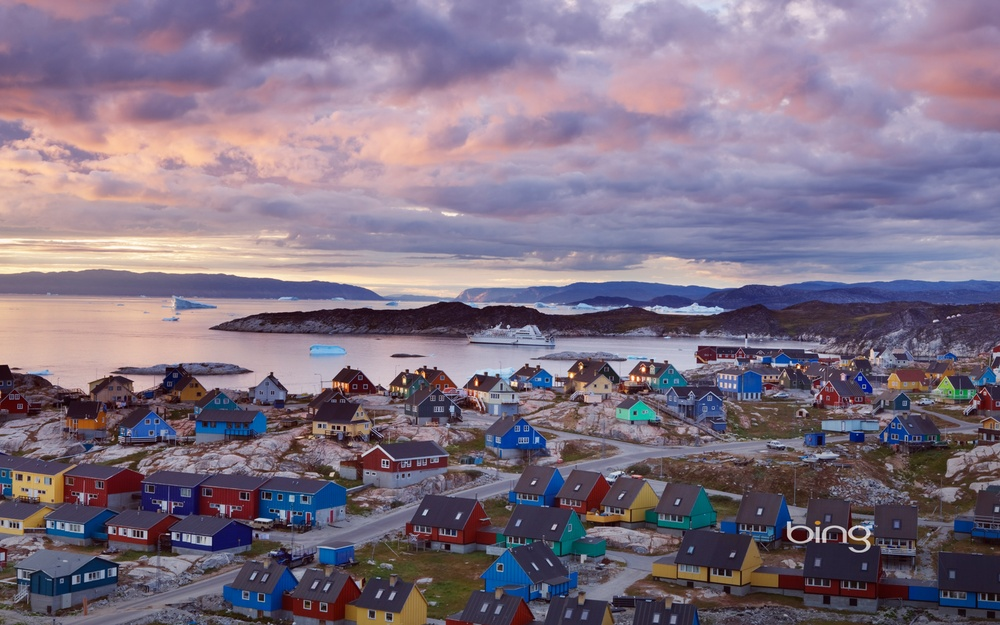
#> input picture grayscale_image.jpg, 1000 x 625 px, shrunk from 1920 x 1200 before the run
$ python convert_grayscale_to_rgb_and_vice_versa.py
#> lines starting #> are read from the running program, lines starting #| are printed output that depends on the picture
#Write a python program to convert gray scale to rgb and rgb to gray scale.

from PIL import Image

def grayscale_to_rgb(grayscale_image_path, output_path):
    # Open the grayscale image
#> called with grayscale_image_path = 'grayscale_image.jpg', output_path = 'output_rgb_image.jpg'
    grayscale_image = Image.open(grayscale_image_path)
#> grayscale_image is the input picture: PIL image 1000x625 RGB; mean R, G, B 126.6, 113.3, 131

    # Convert grayscale image to RGB
    rgb_image = grayscale_image.convert("RGB")

    # Save the RGB image
    rgb_image.save(output_path)

    print("Grayscale to RGB conversion successful.")

def rgb_to_grayscale(rgb_image_path, output_path):
    # Open the RGB image
#> called with rgb_image_path = 'output_rgb_image.jpg', output_path = 'output_grayscale_image.jpg'
    rgb_image = Image.open(rgb_image_path)

    # Convert RGB image to grayscale
    grayscale_image = rgb_image.convert("L")
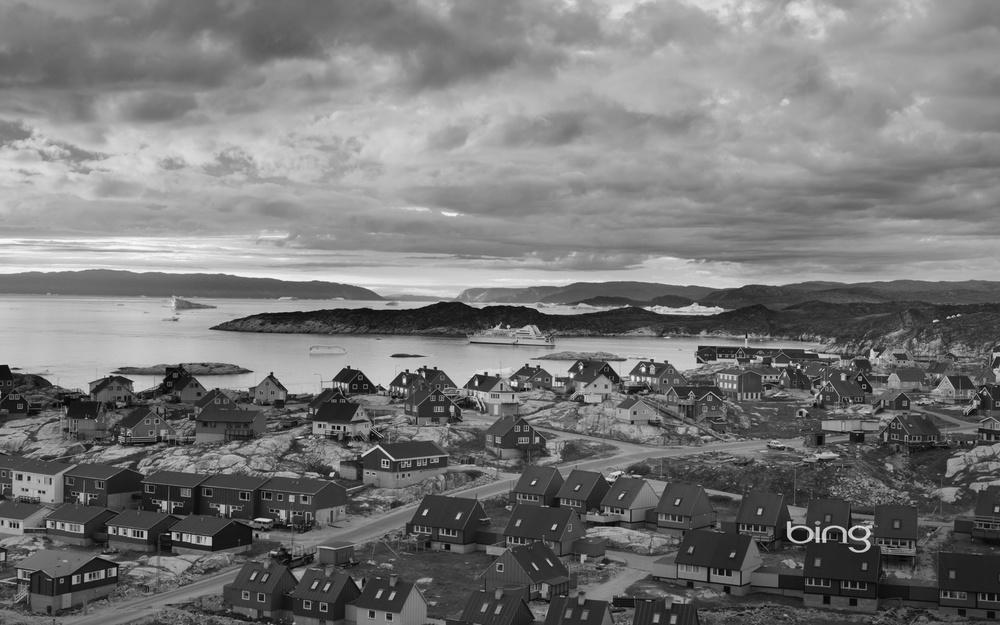
#> grayscale_image: PIL image 1000x625 L; min 1, max 251, mean 119.3

    # Save the grayscale image
    grayscale_image.save(output_path)

    print("RGB to Grayscale conversion successful.")

# Example usage
# Paths to input and output images
input_grayscale_image_path = "grayscale_image.jpg"
output_rgb_path = "output_rgb_image.jpg"
output_grayscale_path = "output_grayscale_image.jpg"

# Convert grayscale image to RGB
grayscale_to_rgb(input_grayscale_image_path, output_rgb_path)

# Convert RGB image to grayscale
rgb_to_grayscale(output_rgb_path, output_grayscale_path)
